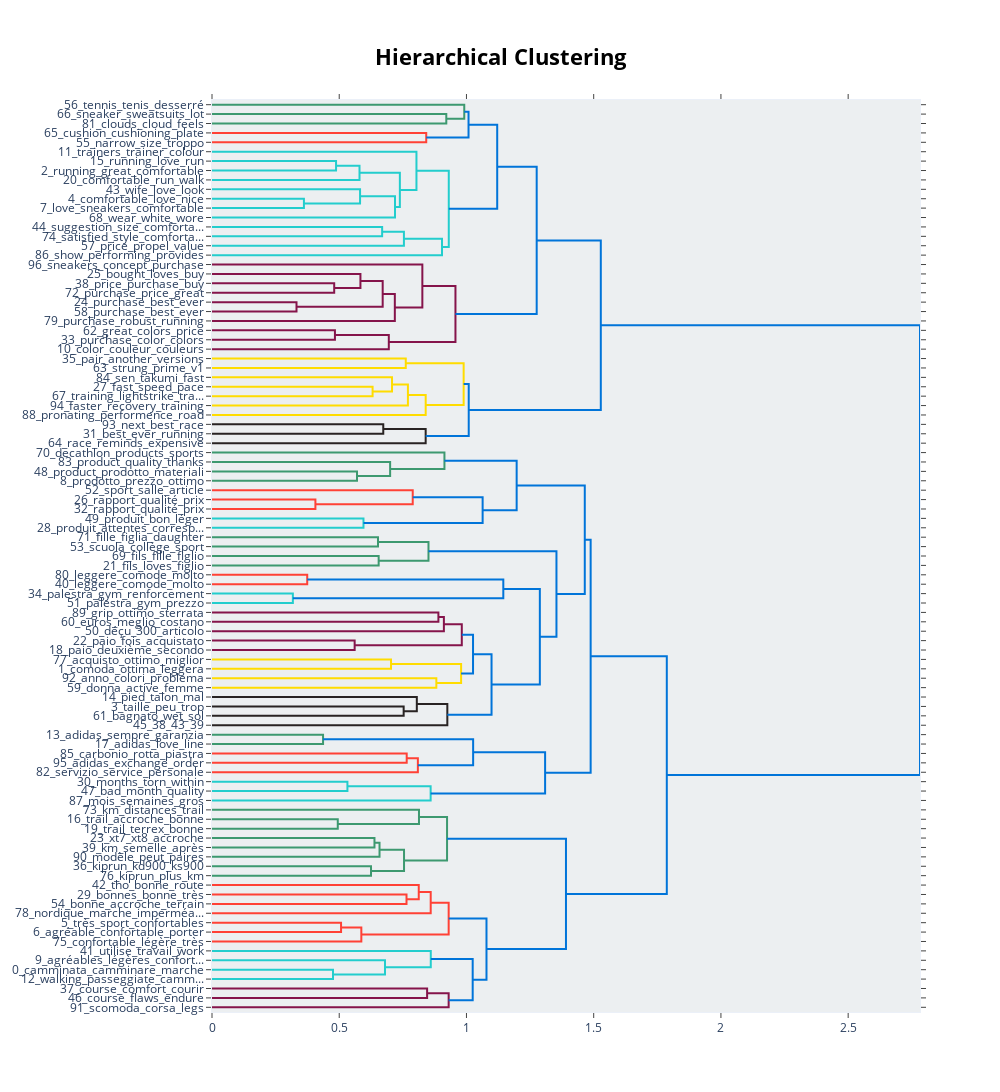

Here is the notebook cell this chart was saved with:
### Code cell
# Visualize the hierarchical topics
topic_model_miniLM.hierarchical_topics(reviews_miniLM)
topic_model_miniLM.visualize_hierarchy()

### Figure 1 — Plotly figure (JSON) as saved in the notebook; plotly's stock layout.template omitted (floating-point values rounded to 4 significant figures)
{"data": [{"hoverinfo": "text", "marker": {"color": "rgb(61,153,112)"}, "mode": "lines", "type": "scatter", "x": [0.0, 0.9207, 0.9207, 0.0], "xaxis": "x", "y": [-15.0, -15.0, -25.0, -25.0], "yaxis": "y"}, {"hoverinfo": "text", "marker": {"color": "rgb(61,153,112)"}, "mode": "lines", "type": "scatter", "x": [0.0, 0.9914, 0.9914, 0.9207], "xaxis": "x", "y": [-5.0, -5.0, -20.0, -20.0], "yaxis": "y"}, {"hoverinfo": "text", "marker": {"color": "rgb(255,65,54)"}, "mode": "lines", "type": "scatter", "x": [0.0, 0.8419, 0.8419, 0.0], "xaxis": "x", "y": [-35.0, -35.0, -45.0, -45.0], "yaxis": "y"}, {"hoverinfo": "text", "marker": {"color": "rgb(0,116,217)"}, "mode": "lines", "type": "scatter", "x": [0.9914, 1.008, 1.008, 0.8419], "xaxis": "x", "y": [-12.5, -12.5, -40.0, -40.0], "yaxis": "y"}, {"hoverinfo": "text", "marker": {"color": "rgb(35,205,205)"}, "mode": "lines", "type": "scatter", "x": [0.0, 0.4875, 0.4875, 0.0], "xaxis": "x", "y": [-65.0, -65.0, -75.0, -75.0], "yaxis": "y"}, {"hoverinfo": "text", "marker": {"color": "rgb(35,205,205)"}, "mode": "lines", "type": "scatter", "x": [0.4875, 0.5797, 0.5797, 0.0], "xaxis": "x", "y": [-70.0, -70.0, -85.0, -85.0], "yaxis": "y"}, {"hoverinfo": "text", "marker": {"color": "rgb(35,205,205)"}, "mode": "lines", "type": "scatter", "x": [0.0, 0.3612, 0.3612, 0.0], "xaxis": "x", "y": [-105.0, -105.0, -115.0, -115.0], "yaxis": "y"}, {"hoverinfo": "text", "marker": {"color": "rgb(35,205,205)"}, "mode": "lines", "type": "scatter", "x": [0.0, 0.5819, 0.5819, 0.3612], "xaxis": "x", "y": [-95.0, -95.0, -110.0, -110.0], "yaxis": "y"}, {"hoverinfo": "text", "marker": {"color": "rgb(35,205,205)"}, "mode": "lines", "type": "scatter", "x": [0.5819, 0.7192, 0.7192, 0.0], "xaxis": "x", "y": [-102.5, -102.5, -125.0, -125.0], "yaxis": "y"}, {"hoverinfo": "text", "marker": {"color": "rgb(35,205,205)"}, "mode": "lines", "type": "scatter", "x": [0.5797, 0.7383, 0.7383, 0.7192], "xaxis": "x", "y": [-77.5, -77.5, -113.8, -113.8], "yaxis": "y"}, {"hoverinfo": "text", "marker": {"color": "rgb(35,205,205)"}, "mode": "lines", "type": "scatter", "x": [0.0, 0.8035, 0.8035, 0.7383], "xaxis": "x", "y": [-55.0, -55.0, -95.62, -95.62], "yaxis": "y"}, {"hoverinfo": "text", "marker": {"color": "rgb(35,205,205)"}, "mode": "lines", "type": "scatter", "x": [0.0, 0.6686, 0.6686, 0.0], "xaxis": "x", "y": [-135.0, -135.0, -145.0, -145.0], "yaxis": "y"}, {"hoverinfo": "text", "marker": {"color": "rgb(35,205,205)"}, "mode": "lines", "type": "scatter", "x": [0.6686, 0.7542, 0.7542, 0.0], "xaxis": "x", "y": [-140.0, -140.0, -155.0, -155.0], "yaxis": "y"}, {"hoverinfo": "text", "marker": {"color": "rgb(35,205,205)"}, "mode": "lines", "type": "scatter", "x": [0.7542, 0.9039, 0.9039, 0.0], "xaxis": "x", "y": [-147.5, -147.5, -165.0, -165.0], "yaxis": "y"}, {"hoverinfo": "text", "marker": {"color": "rgb(35,205,205)"}, "mode": "lines", "type": "scatter", "x": [0.8035, 0.9305, 0.9305, 0.9039], "xaxis": "x", "y": [-75.31, -75.31, -156.2, -156.2], "yaxis": "y"}, {"hoverinfo": "text", "marker": {"color": "rgb(0,116,217)"}, "mode": "lines", "type": "scatter", "x": [1.008, 1.121, 1.121, 0.9305], "xaxis": "x", "y": [-26.25, -26.25, -115.8, -115.8], "yaxis": "y"}, {"hoverinfo": "text", "marker": {"color": "rgb(133,20,75)"}, "mode": "lines", "type": "scatter", "x": [0.0, 0.4802, 0.4802, 0.0], "xaxis": "x", "y": [-195.0, -195.0, -205.0, -205.0], "yaxis": "y"}, {"hoverinfo": "text", "marker": {"color": "rgb(133,20,75)"}, "mode": "lines", "type": "scatter", "x": [0.0, 0.5833, 0.5833, 0.4802], "xaxis": "x", "y": [-185.0, -185.0, -200.0, -200.0], "yaxis": "y"}, {"hoverinfo": "text", "marker": {"color": "rgb(133,20,75)"}, "mode": "lines", "type": "scatter", "x": [0.0, 0.3321, 0.3321, 0.0], "xaxis": "x", "y": [-215.0, -215.0, -225.0, -225.0], "yaxis": "y"}, {"hoverinfo": "text", "marker": {"color": "rgb(133,20,75)"}, "mode": "lines", "type": "scatter", "x": [0.5833, 0.6708, 0.6708, 0.3321], "xaxis": "x", "y": [-192.5, -192.5, -220.0, -220.0], "yaxis": "y"}, {"hoverinfo": "text", "marker": {"color": "rgb(133,20,75)"}, "mode": "lines", "type": "scatter", "x": [0.6708, 0.7185, 0.7185, 0.0], "xaxis": "x", "y": [-206.2, -206.2, -235.0, -235.0], "yaxis": "y"}, {"hoverinfo": "text", "marker": {"color": "rgb(133,20,75)"}, "mode": "lines", "type": "scatter", "x": [0.0, 0.8266, 0.8266, 0.7185], "xaxis": "x", "y": [-175.0, -175.0, -220.6, -220.6], "yaxis": "y"}, {"hoverinfo": "text", "marker": {"color": "rgb(133,20,75)"}, "mode": "lines", "type": "scatter", "x": [0.0, 0.4831, 0.4831, 0.0], "xaxis": "x", "y": [-245.0, -245.0, -255.0, -255.0], "yaxis": "y"}, {"hoverinfo": "text", "marker": {"color": "rgb(133,20,75)"}, "mode": "lines", "type": "scatter", "x": [0.4831, 0.6949, 0.6949, 0.0], "xaxis": "x", "y": [-250.0, -250.0, -265.0, -265.0], "yaxis": "y"}, {"hoverinfo": "text", "marker": {"color": "rgb(133,20,75)"}, "mode": "lines", "type": "scatter", "x": [0.8266, 0.9568, 0.9568, 0.6949], "xaxis": "x", "y": [-197.8, -197.8, -257.5, -257.5], "yaxis": "y"}, {"hoverinfo": "text", "marker": {"color": "rgb(0,116,217)"}, "mode": "lines", "type": "scatter", "x": [1.121, 1.276, 1.276, 0.9568], "xaxis": "x", "y": [-71.02, -71.02, -227.7, -227.7], "yaxis": "y"}, {"hoverinfo": "text", "marker": {"color": "rgb(255,220,0)"}, "mode": "lines", "type": "scatter", "x": [0.0, 0.7615, 0.7615, 0.0], "xaxis": "x", "y": [-275.0, -275.0, -285.0, -285.0], "yaxis": "y"}, {"hoverinfo": "text", "marker": {"color": "rgb(255,220,0)"}, "mode": "lines", "type": "scatter", "x": [0.0, 0.6311, 0.6311, 0.0], "xaxis": "x", "y": [-305.0, -305.0, -315.0, -315.0], "yaxis": "y"}, {"hoverinfo": "text", "marker": {"color": "rgb(255,220,0)"}, "mode": "lines", "type": "scatter", "x": [0.0, 0.7075, 0.7075, 0.6311], "xaxis": "x", "y": [-295.0, -295.0, -310.0, -310.0], "yaxis": "y"}, {"hoverinfo": "text", "marker": {"color": "rgb(255,220,0)"}, "mode": "lines", "type": "scatter", "x": [0.7075, 0.7699, 0.7699, 0.0], "xaxis": "x", "y": [-302.5, -302.5, -325.0, -325.0], "yaxis": "y"}, {"hoverinfo": "text", "marker": {"color": "rgb(255,220,0)"}, "mode": "lines", "type": "scatter", "x": [0.7699, 0.8398, 0.8398, 0.0], "xaxis": "x", "y": [-313.8, -313.8, -335.0, -335.0], "yaxis": "y"}, {"hoverinfo": "text", "marker": {"color": "rgb(255,220,0)"}, "mode": "lines", "type": "scatter", "x": [0.7615, 0.989, 0.989, 0.8398], "xaxis": "x", "y": [-280.0, -280.0, -324.4, -324.4], "yaxis": "y"}, {"hoverinfo": "text", "marker": {"color": "rgb(40,35,35)"}, "mode": "lines", "type": "scatter", "x": [0.0, 0.6731, 0.6731, 0.0], "xaxis": "x", "y": [-345.0, -345.0, -355.0, -355.0], "yaxis": "y"}, {"hoverinfo": "text", "marker": {"color": "rgb(40,35,35)"}, "mode": "lines", "type": "scatter", "x": [0.6731, 0.8397, 0.8397, 0.0], "xaxis": "x", "y": [-350.0, -350.0, -365.0, -365.0], "yaxis": "y"}, {"hoverinfo": "text", "marker": {"color": "rgb(0,116,217)"}, "mode": "lines", "type": "scatter", "x": [0.989, 1.009, 1.009, 0.8397], "xaxis": "x", "y": [-302.2, -302.2, -357.5, -357.5], "yaxis": "y"}, {"hoverinfo": "text", "marker": {"color": "rgb(0,116,217)"}, "mode": "lines", "type": "scatter", "x": [1.276, 1.528, 1.528, 1.009], "xaxis": "x", "y": [-149.3, -149.3, -329.8, -329.8], "yaxis": "y"}, {"hoverinfo": "text", "marker": {"color": "rgb(61,153,112)"}, "mode": "lines", "type": "scatter", "x": [0.0, 0.5698, 0.5698, 0.0], "xaxis": "x", "y": [-395.0, -395.0, -405.0, -405.0], "yaxis": "y"}, {"hoverinfo": "text", "marker": {"color": "rgb(61,153,112)"}, "mode": "lines", "type": "scatter", "x": [0.0, 0.7, 0.7, 0.5698], "xaxis": "x", "y": [-385.0, -385.0, -400.0, -400.0], "yaxis": "y"}, {"hoverinfo": "text", "marker": {"color": "rgb(61,153,112)"}, "mode": "lines", "type": "scatter", "x": [0.0, 0.9134, 0.9134, 0.7], "xaxis": "x", "y": [-375.0, -375.0, -392.5, -392.5], "yaxis": "y"}, {"hoverinfo": "text", "marker": {"color": "rgb(255,65,54)"}, "mode": "lines", "type": "scatter", "x": [0.0, 0.4064, 0.4064, 0.0], "xaxis": "x", "y": [-425.0, -425.0, -435.0, -435.0], "yaxis": "y"}, {"hoverinfo": "text", "marker": {"color": "rgb(255,65,54)"}, "mode": "lines", "type": "scatter", "x": [0.0, 0.7888, 0.7888, 0.4064], "xaxis": "x", "y": [-415.0, -415.0, -430.0, -430.0], "yaxis": "y"}, {"hoverinfo": "text", "marker": {"color": "rgb(35,205,205)"}, "mode": "lines", "type": "scatter", "x": [0.0, 0.5953, 0.5953, 0.0], "xaxis": "x", "y": [-445.0, -445.0, -455.0, -455.0], "yaxis": "y"}, {"hoverinfo": "text", "marker": {"color": "rgb(0,116,217)"}, "mode": "lines", "type": "scatter", "x": [0.7888, 1.064, 1.064, 0.5953], "xaxis": "x", "y": [-422.5, -422.5, -450.0, -450.0], "yaxis": "y"}, {"hoverinfo": "text", "marker": {"color": "rgb(0,116,217)"}, "mode": "lines", "type": "scatter", "x": [0.9134, 1.197, 1.197, 1.064], "xaxis": "x", "y": [-383.8, -383.8, -436.2, -436.2], "yaxis": "y"}, {"hoverinfo": "text", "marker": {"color": "rgb(61,153,112)"}, "mode": "lines", "type": "scatter", "x": [0.0, 0.6523, 0.6523, 0.0], "xaxis": "x", "y": [-465.0, -465.0, -475.0, -475.0], "yaxis": "y"}, {"hoverinfo": "text", "marker": {"color": "rgb(61,153,112)"}, "mode": "lines", "type": "scatter", "x": [0.0, 0.655, 0.655, 0.0], "xaxis": "x", "y": [-485.0, -485.0, -495.0, -495.0], "yaxis": "y"}, {"hoverinfo": "text", "marker": {"color": "rgb(61,153,112)"}, "mode": "lines", "type": "scatter", "x": [0.6523, 0.8508, 0.8508, 0.655], "xaxis": "x", "y": [-470.0, -470.0, -490.0, -490.0], "yaxis": "y"}, {"hoverinfo": "text", "marker": {"color": "rgb(255,65,54)"}, "mode": "lines", "type": "scatter", "x": [0.0, 0.3742, 0.3742, 0.0], "xaxis": "x", "y": [-505.0, -505.0, -515.0, -515.0], "yaxis": "y"}, {"hoverinfo": "text", "marker": {"color": "rgb(35,205,205)"}, "mode": "lines", "type": "scatter", "x": [0.0, 0.3178, 0.3178, 0.0], "xaxis": "x", "y": [-525.0, -525.0, -535.0, -535.0], "yaxis": "y"}, {"hoverinfo": "text", "marker": {"color": "rgb(0,116,217)"}, "mode": "lines", "type": "scatter", "x": [0.3742, 1.145, 1.145, 0.3178], "xaxis": "x", "y": [-510.0, -510.0, -530.0, -530.0], "yaxis": "y"}, {"hoverinfo": "text", "marker": {"color": "rgb(133,20,75)"}, "mode": "lines", "type": "scatter", "x": [0.0, 0.8897, 0.8897, 0.0], "xaxis": "x", "y": [-545.0, -545.0, -555.0, -555.0], "yaxis": "y"}, {"hoverinfo": "text", "marker": {"color": "rgb(133,20,75)"}, "mode": "lines", "type": "scatter", "x": [0.8897, 0.9113, 0.9113, 0.0], "xaxis": "x", "y": [-550.0, -550.0, -565.0, -565.0], "yaxis": "y"}, {"hoverinfo": "text", "marker": {"color": "rgb(133,20,75)"}, "mode": "lines", "type": "scatter", "x": [0.0, 0.5606, 0.5606, 0.0], "xaxis": "x", "y": [-575.0, -575.0, -585.0, -585.0], "yaxis": "y"}, {"hoverinfo": "text", "marker": {"color": "rgb(133,20,75)"}, "mode": "lines", "type": "scatter", "x": [0.9113, 0.9816, 0.9816, 0.5606], "xaxis": "x", "y": [-557.5, -557.5, -580.0, -580.0], "yaxis": "y"}, {"hoverinfo": "text", "marker": {"color": "rgb(255,220,0)"}, "mode": "lines", "type": "scatter", "x": [0.0, 0.7036, 0.7036, 0.0], "xaxis": "x", "y": [-595.0, -595.0, -605.0, -605.0], "yaxis": "y"}, {"hoverinfo": "text", "marker": {"color": "rgb(255,220,0)"}, "mode": "lines", "type": "scatter", "x": [0.0, 0.8816, 0.8816, 0.0], "xaxis": "x", "y": [-615.0, -615.0, -625.0, -625.0], "yaxis": "y"}, {"hoverinfo": "text", "marker": {"color": "rgb(255,220,0)"}, "mode": "lines", "type": "scatter", "x": [0.7036, 0.9789, 0.9789, 0.8816], "xaxis": "x", "y": [-600.0, -600.0, -620.0, -620.0], "yaxis": "y"}, {"hoverinfo": "text", "marker": {"color": "rgb(0,116,217)"}, "mode": "lines", "type": "scatter", "x": [0.9816, 1.026, 1.026, 0.9789], "xaxis": "x", "y": [-568.8, -568.8, -610.0, -610.0], "yaxis": "y"}, {"hoverinfo": "text", "marker": {"color": "rgb(40,35,35)"}, "mode": "lines", "type": "scatter", "x": [0.0, 0.7532, 0.7532, 0.0], "xaxis": "x", "y": [-645.0, -645.0, -655.0, -655.0], "yaxis": "y"}, {"hoverinfo": "text", "marker": {"color": "rgb(40,35,35)"}, "mode": "lines", "type": "scatter", "x": [0.0, 0.8049, 0.8049, 0.7532], "xaxis": "x", "y": [-635.0, -635.0, -650.0, -650.0], "yaxis": "y"}, {"hoverinfo": "text", "marker": {"color": "rgb(40,35,35)"}, "mode": "lines", "type": "scatter", "x": [0.8049, 0.9248, 0.9248, 0.0], "xaxis": "x", "y": [-642.5, -642.5, -665.0, -665.0], "yaxis": "y"}, {"hoverinfo": "text", "marker": {"color": "rgb(0,116,217)"}, "mode": "lines", "type": "scatter", "x": [1.026, 1.099, 1.099, 0.9248], "xaxis": "x", "y": [-589.4, -589.4, -653.8, -653.8], "yaxis": "y"}, {"hoverinfo": "text", "marker": {"color": "rgb(0,116,217)"}, "mode": "lines", "type": "scatter", "x": [1.145, 1.288, 1.288, 1.099], "xaxis": "x", "y": [-520.0, -520.0, -621.6, -621.6], "yaxis": "y"}, {"hoverinfo": "text", "marker": {"color": "rgb(0,116,217)"}, "mode": "lines", "type": "scatter", "x": [0.8508, 1.354, 1.354, 1.288], "xaxis": "x", "y": [-480.0, -480.0, -570.8, -570.8], "yaxis": "y"}, {"hoverinfo": "text", "marker": {"color": "rgb(0,116,217)"}, "mode": "lines", "type": "scatter", "x": [1.197, 1.465, 1.465, 1.354], "xaxis": "x", "y": [-410.0, -410.0, -525.4, -525.4], "yaxis": "y"}, {"hoverinfo": "text", "marker": {"color": "rgb(61,153,112)"}, "mode": "lines", "type": "scatter", "x": [0.0, 0.4364, 0.4364, 0.0], "xaxis": "x", "y": [-675.0, -675.0, -685.0, -685.0], "yaxis": "y"}, {"hoverinfo": "text", "marker": {"color": "rgb(255,65,54)"}, "mode": "lines", "type": "scatter", "x": [0.0, 0.7651, 0.7651, 0.0], "xaxis": "x", "y": [-695.0, -695.0, -705.0, -705.0], "yaxis": "y"}, {"hoverinfo": "text", "marker": {"color": "rgb(255,65,54)"}, "mode": "lines", "type": "scatter", "x": [0.7651, 0.809, 0.809, 0.0], "xaxis": "x", "y": [-700.0, -700.0, -715.0, -715.0], "yaxis": "y"}, {"hoverinfo": "text", "marker": {"color": "rgb(0,116,217)"}, "mode": "lines", "type": "scatter", "x": [0.4364, 1.026, 1.026, 0.809], "xaxis": "x", "y": [-680.0, -680.0, -707.5, -707.5], "yaxis": "y"}, {"hoverinfo": "text", "marker": {"color": "rgb(35,205,205)"}, "mode": "lines", "type": "scatter", "x": [0.0, 0.5322, 0.5322, 0.0], "xaxis": "x", "y": [-725.0, -725.0, -735.0, -735.0], "yaxis": "y"}, {"hoverinfo": "text", "marker": {"color": "rgb(35,205,205)"}, "mode": "lines", "type": "scatter", "x": [0.5322, 0.8592, 0.8592, 0.0], "xaxis": "x", "y": [-730.0, -730.0, -745.0, -745.0], "yaxis": "y"}, {"hoverinfo": "text", "marker": {"color": "rgb(0,116,217)"}, "mode": "lines", "type": "scatter", "x": [1.026, 1.309, 1.309, 0.8592], "xaxis": "x", "y": [-693.8, -693.8, -737.5, -737.5], "yaxis": "y"}, {"hoverinfo": "text", "marker": {"color": "rgb(0,116,217)"}, "mode": "lines", "type": "scatter", "x": [1.465, 1.488, 1.488, 1.309], "xaxis": "x", "y": [-467.7, -467.7, -715.6, -715.6], "yaxis": "y"}, {"hoverinfo": "text", "marker": {"color": "rgb(61,153,112)"}, "mode": "lines", "type": "scatter", "x": [0.0, 0.4943, 0.4943, 0.0], "xaxis": "x", "y": [-765.0, -765.0, -775.0, -775.0], "yaxis": "y"}, {"hoverinfo": "text", "marker": {"color": "rgb(61,153,112)"}, "mode": "lines", "type": "scatter", "x": [0.0, 0.8134, 0.8134, 0.4943], "xaxis": "x", "y": [-755.0, -755.0, -770.0, -770.0], "yaxis": "y"}, {"hoverinfo": "text", "marker": {"color": "rgb(61,153,112)"}, "mode": "lines", "type": "scatter", "x": [0.0, 0.6385, 0.6385, 0.0], "xaxis": "x", "y": [-785.0, -785.0, -795.0, -795.0], "yaxis": "y"}, {"hoverinfo": "text", "marker": {"color": "rgb(61,153,112)"}, "mode": "lines", "type": "scatter", "x": [0.6385, 0.6583, 0.6583, 0.0], "xaxis": "x", "y": [-790.0, -790.0, -805.0, -805.0], "yaxis": "y"}, {"hoverinfo": "text", "marker": {"color": "rgb(61,153,112)"}, "mode": "lines", "type": "scatter", "x": [0.0, 0.6249, 0.6249, 0.0], "xaxis": "x", "y": [-815.0, -815.0, -825.0, -825.0], "yaxis": "y"}, {"hoverinfo": "text", "marker": {"color": "rgb(61,153,112)"}, "mode": "lines", "type": "scatter", "x": [0.6583, 0.7546, 0.7546, 0.6249], "xaxis": "x", "y": [-797.5, -797.5, -820.0, -820.0], "yaxis": "y"}, {"hoverinfo": "text", "marker": {"color": "rgb(61,153,112)"}, "mode": "lines", "type": "scatter", "x": [0.8134, 0.9237, 0.9237, 0.7546], "xaxis": "x", "y": [-762.5, -762.5, -808.8, -808.8], "yaxis": "y"}, {"hoverinfo": "text", "marker": {"color": "rgb(255,65,54)"}, "mode": "lines", "type": "scatter", "x": [0.0, 0.7644, 0.7644, 0.0], "xaxis": "x", "y": [-845.0, -845.0, -855.0, -855.0], "yaxis": "y"}, {"hoverinfo": "text", "marker": {"color": "rgb(255,65,54)"}, "mode": "lines", "type": "scatter", "x": [0.0, 0.8125, 0.8125, 0.7644], "xaxis": "x", "y": [-835.0, -835.0, -850.0, -850.0], "yaxis": "y"}, {"hoverinfo": "text", "marker": {"color": "rgb(255,65,54)"}, "mode": "lines", "type": "scatter", "x": [0.8125, 0.8595, 0.8595, 0.0], "xaxis": "x", "y": [-842.5, -842.5, -865.0, -865.0], "yaxis": "y"}, {"hoverinfo": "text", "marker": {"color": "rgb(255,65,54)"}, "mode": "lines", "type": "scatter", "x": [0.0, 0.5071, 0.5071, 0.0], "xaxis": "x", "y": [-875.0, -875.0, -885.0, -885.0], "yaxis": "y"}, {"hoverinfo": "text", "marker": {"color": "rgb(255,65,54)"}, "mode": "lines", "type": "scatter", "x": [0.5071, 0.5868, 0.5868, 0.0], "xaxis": "x", "y": [-880.0, -880.0, -895.0, -895.0], "yaxis": "y"}, {"hoverinfo": "text", "marker": {"color": "rgb(255,65,54)"}, "mode": "lines", "type": "scatter", "x": [0.8595, 0.9301, 0.9301, 0.5868], "xaxis": "x", "y": [-853.8, -853.8, -887.5, -887.5], "yaxis": "y"}, {"hoverinfo": "text", "marker": {"color": "rgb(35,205,205)"}, "mode": "lines", "type": "scatter", "x": [0.0, 0.4755, 0.4755, 0.0], "xaxis": "x", "y": [-925.0, -925.0, -935.0, -935.0], "yaxis": "y"}, {"hoverinfo": "text", "marker": {"color": "rgb(35,205,205)"}, "mode": "lines", "type": "scatter", "x": [0.0, 0.6798, 0.6798, 0.4755], "xaxis": "x", "y": [-915.0, -915.0, -930.0, -930.0], "yaxis": "y"}, {"hoverinfo": "text", "marker": {"color": "rgb(35,205,205)"}, "mode": "lines", "type": "scatter", "x": [0.0, 0.8598, 0.8598, 0.6798], "xaxis": "x", "y": [-905.0, -905.0, -922.5, -922.5], "yaxis": "y"}, {"hoverinfo": "text", "marker": {"color": "rgb(133,20,75)"}, "mode": "lines", "type": "scatter", "x": [0.0, 0.8454, 0.8454, 0.0], "xaxis": "x", "y": [-945.0, -945.0, -955.0, -955.0], "yaxis": "y"}, {"hoverinfo": "text", "marker": {"color": "rgb(133,20,75)"}, "mode": "lines", "type": "scatter", "x": [0.8454, 0.93, 0.93, 0.0], "xaxis": "x", "y": [-950.0, -950.0, -965.0, -965.0], "yaxis": "y"}, {"hoverinfo": "text", "marker": {"color": "rgb(0,116,217)"}, "mode": "lines", "type": "scatter", "x": [0.8598, 1.024, 1.024, 0.93], "xaxis": "x", "y": [-913.8, -913.8, -957.5, -957.5], "yaxis": "y"}, {"hoverinfo": "text", "marker": {"color": "rgb(0,116,217)"}, "mode": "lines", "type": "scatter", "x": [0.9301, 1.079, 1.079, 1.024], "xaxis": "x", "y": [-870.6, -870.6, -935.6, -935.6], "yaxis": "y"}, {"hoverinfo": "text", "marker": {"color": "rgb(0,116,217)"}, "mode": "lines", "type": "scatter", "x": [0.9237, 1.391, 1.391, 1.079], "xaxis": "x", "y": [-785.6, -785.6, -903.1, -903.1], "yaxis": "y"}, {"hoverinfo": "text", "marker": {"color": "rgb(0,116,217)"}, "mode": "lines", "type": "scatter", "x": [1.488, 1.787, 1.787, 1.391], "xaxis": "x", "y": [-591.7, -591.7, -844.4, -844.4], "yaxis": "y"}, {"hoverinfo": "text", "marker": {"color": "rgb(0,116,217)"}, "mode": "lines", "type": "scatter", "x": [1.528, 2.782, 2.782, 1.787], "xaxis": "x", "y": [-239.6, -239.6, -718.0, -718.0], "yaxis": "y"}], "layout": {"autosize": false, "height": 1655, "hoverlabel": {"bgcolor": "white", "font": {"family": "Rockwell", "size": 16}}, "hovermode": "closest", "plot_bgcolor": "#ECEFF1", "showlegend": false, "title": {"font": {"color": "Black", "size": 22}, "text": "<b>Hierarchical Clustering</b>", "x": 0.5, "xanchor": "center", "yanchor": "top"}, "width": 1000, "xaxis": {"mirror": "allticks", "rangemode": "tozero", "showgrid": false, "showline": true, "showticklabels": true, "ticks": "outside", "type": "linear", "zeroline": false}, "yaxis": {"mirror": "allticks", "range": [-970, 0], "rangemode": "tozero", "showgrid": false, "showline": true, "showticklabels": true, "tickmode": "array", "ticks": "outside", "ticktext": ["56_tennis_tenis_desserré", "66_sneaker_sweatsuits_lot", "81_clouds_cloud_feels", "65_cushion_cushioning_plate", "55_narrow_size_troppo", "11_trainers_trainer_colour", "15_running_love_run", "2_running_great_comfortable", "20_comfortable_run_walk", "43_wife_love_look", "4_comfortable_love_nice", "7_love_sneakers_comfortable", "68_wear_white_wore", "44_suggestion_size_comforta...", "74_satisfied_style_comforta...", "57_price_propel_value", "86_show_performing_provides", "96_sneakers_concept_purchase", "25_bought_loves_buy", "38_price_purchase_buy", "72_purchase_price_great", "24_purchase_best_ever", "58_purchase_best_ever", "79_purchase_robust_running", "62_great_colors_price", "33_purchase_color_colors", "10_color_couleur_couleurs", "35_pair_another_versions", "63_strung_prime_v1", "84_sen_takumi_fast", "27_fast_speed_pace", "67_training_lightstrike_tra...", "94_faster_recovery_training", "88_pronating_performence_road", "93_next_best_race", "31_best_ever_running", "64_race_reminds_expensive", "70_decathlon_products_sports", "83_product_quality_thanks", "48_product_prodotto_materiali", "8_prodotto_prezzo_ottimo", "52_sport_salle_article", "26_rapport_qualité_prix", "32_rapport_qualité_prix", "49_produit_bon_léger", "28_produit_attentes_corresp...", "71_fille_figlia_daughter", "53_scuola_collège_sport", "69_fils_fille_figlio", "21_fils_loves_figlio", "80_leggere_comode_molto", "40_leggere_comode_molto", "34_palestra_gym_renforcement", "51_palestra_gym_prezzo", "89_grip_ottimo_sterrata", "60_euros_meglio_costano", "50_déçu_300_articolo", "22_paio_fois_acquistato", "18_paio_deuxième_secondo", "77_acquisto_ottimo_miglior", "1_comoda_ottima_leggera", "92_anno_colori_problema", "59_donna_active_femme", "14_pied_talon_mal", "3_taille_peu_trop", "61_bagnato_wet_sol", "45_38_43_39", "13_adidas_sempre_garanzia", "17_adidas_love_line", "85_carbonio_rotta_piastra", "95_adidas_exchange_order", "82_servizio_service_personale", "30_months_torn_within", "47_bad_month_quality", "87_mois_semaines_gros", "73_km_distances_trail", "16_trail_accroche_bonne", "19_trail_terrex_bonne", "23_xt7_xt8_accroche", "39_km_semelle_après", "90_modèle_peut_paires", "36_kiprun_kd900_ks900", "76_kiprun_plus_km", "42_tho_bonne_route", "29_bonnes_bonne_très", "54_bonne_accroche_terrain", "78_nordique_marche_imperméa...", "5_très_sport_confortables", "6_agréable_confortable_porter", "75_confortable_légère_très", "41_utilise_travail_work", "9_agréables_légères_confort...", "0_camminata_camminare_marche", "12_walking_passeggiate_camm...", "37_course_comfort_courir", "46_course_flaws_endure", "91_scomoda_corsa_legs"], "tickvals": [-5, -15, -25, -35, -45, -55, -65, -75, -85, -95, -105, -115, -125, -135, -145, -155, -165, -175, -185, -195, -205, -215, -225, -235, -245, -255, -265, -275, -285, -295, -305, -315, -325, -335, -345, -355, -365, -375, -385, -395, -405, -415, -425, -435, -445, -455, -465, -475, -485, -495, -505, -515, -525, -535, -545, -555, -565, -575, -585, -595, -605, -615, -625, -635, -645, -655, -665, -675, -685, -695, -705, -715, -725, -735, -745, -755, -765, -775, -785, -795, -805, -815, -825, -835, -845, -855, -865, -875, -885, -895, -905, -915, -925, -935, -945, -955, -965], "type": "linear", "zeroline": false}}}
